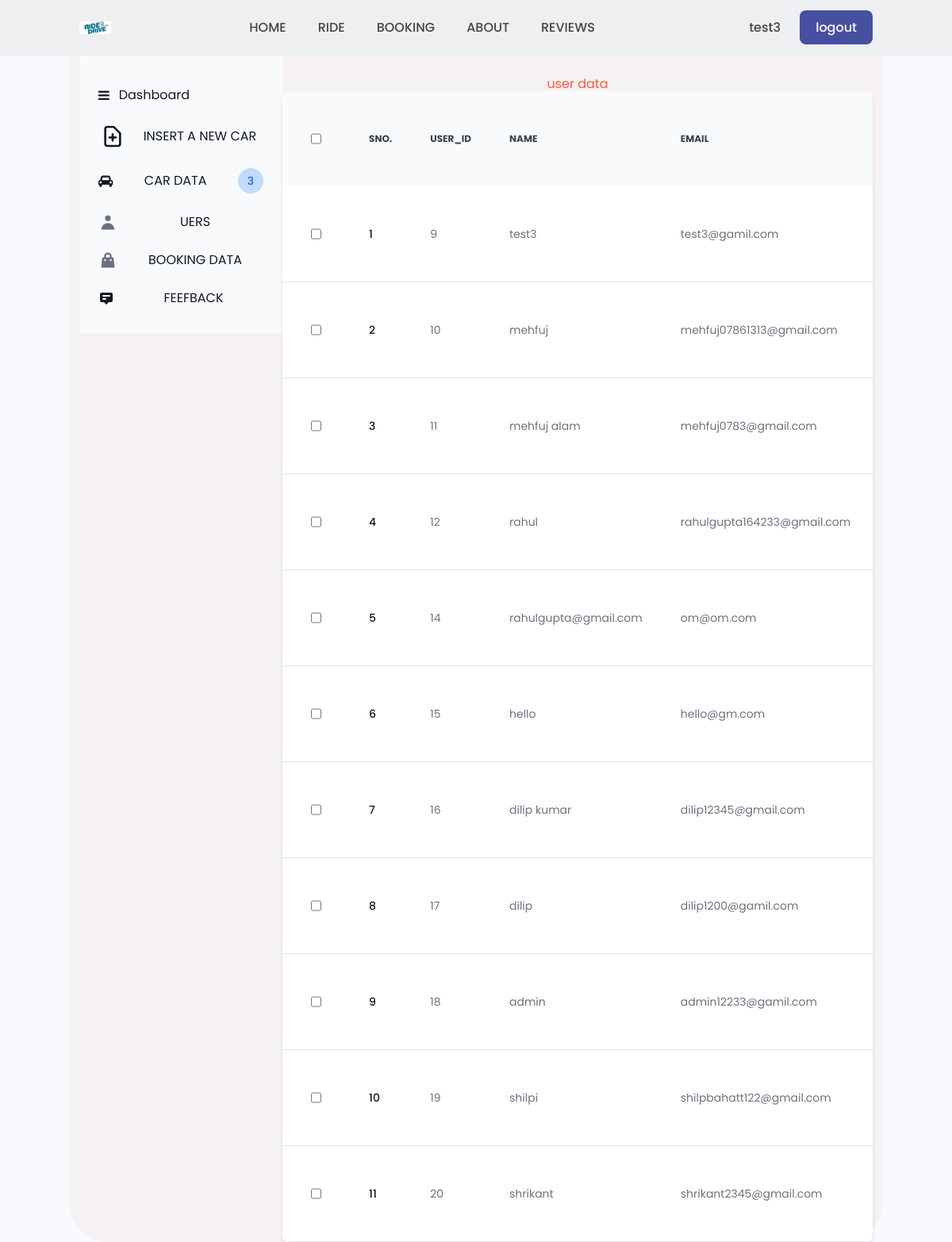
The page /admin/userdata.php (signed in) on the database its author committed.
### tables this page shows
CREATE TABLE `users` (
  `id` int(38) NOT NULL,
  `name` varchar(200) NOT NULL,
  `email` varchar(200) NOT NULL,
  `password` text NOT NULL
);

### admin/userdata.php (the view, shortened to what this page needs)
<!DOCTYPE html>
<html lang="en">
<head>
    <link href="https://cdn.jsdelivr.net/npm/bootstrap@5.0.2/dist/css/bootstrap.min.css" rel="stylesheet">
    <link  rel="stylesheet" href="style.css">
</head>
<body>
    <div class="container">
        <div class="row">
            <div class="col-md-3"><?php include('dashboard.php')?></div>
            <div class="col-md-9 mt-5 pt-5">
            <h1>user data</h1>
<div class="relative overflow-x-auto shadow-md sm:rounded-lg">
<table class="w-full text-sm text-left text-gray-500 dark:text-gray-400">
<thead class="text-xs text-gray-700 uppercase bg-gray-50 dark:bg-gray-700 dark:text-gray-400">
<tr>
<th scope="col" class="p-4">
<div class="flex items-center">
<input id="checkbox-all" type="checkbox" class="w-4 h-4 text-blue-600 bg-gray-100 border-gray-300 rounded focus:ring-blue-500 dark:focus:ring-blue-600 dark:ring-offset-gray-800 focus:ring-2 dark:bg-gray-700 dark:border-gray-600">
</div>
</th>
<th scope="col" class="px-6 py-3">
Sno.
</th>
<th scope="col" class="px-6 py-3">
user_id
</th>
<th scope="col" class="px-6 py-3">
name
</th>
<th scope="col" class="px-6 py-3">
email
</th>
<th class="text-center">
</th>
</tr>
</thead>
<tbody>
<?php
$sql = "SELECT * FROM users";
$res = mysqli_query($conn, $sql);
$i = 0;
while($rows = mysqli_fetch_assoc($res)){
    $i++;
?>
<tr class="bg-white border-b dark:bg-gray-800 dark:border-gray-700 hover:bg-gray-50 dark:hover:bg-gray-600">
<td class="w-4 p-4">
<div class="flex items-center">
<input id="checkbox-table-1" type="checkbox" class="w-4 h-4 text-blue-600 bg-gray-100 border-gray-300 rounded focus:ring-blue-500 dark:focus:ring-blue-600 dark:ring-offset-gray-800 focus:ring-2 dark:bg-gray-700 dark:border-gray-600">
</div>
</td>
<th scope="row" class="px-6 py-4 font-medium text-gray-900 dark:text-white whitespace-nowrap">
<?= $i ?>
</th>
<td class="px-6 py-4">
<?= $rows['id'] ?>
</td>
<td class="px-6 py-4">
<?= $rows['name'] ?>
</td>
<td class="px-6 py-4">
<?= $rows['email'] ?>
</td>
<td class="px-6 py-4 text-right">
</td>
</tr>
<?php
}
?>
</tbody>
</table>
</div>
		</div>
        </div>
    </div>
</body>
</html>

### admin/style.css (style rules this page uses)
body { background-color: rgb(248, 248, 255); margin: 0; padding: 0; text-decoration: rebeccapurple; text-align: center; font-family: 'Poppins', sans-serif; display: grid; }
:root { --main-color: #fe5b3d; --second-color: #ffac38; --text-color: #444; --gradient: linear-gradient(#fe5b3d, #ffac38); --btn-color:#474fa0; }
.container { justify-items: center; text-align: center; box-sizing: border-box; border-radius: 3rem; background-color:rgba(246, 241, 241, 0.863); width: 50%; outline: hidden; }
.container h1 { font-family: 'Poppins', sans-serif; color: #fe5b3d; }
.container input { font-family: 'Poppins', sans-serif; width: 100%; background-color:ghostwhite; border-radius: 2rem; margin: 12px; text-align: center; justify-content: center; height: 3rem; text-decoration: red; border: #fe5b3d; cursor: pointer; }

### style3.css (style rules this page uses)
:root { --main-color: #fe5b3d; --second-color: #ffac38; --text-color: #444; --gradient: linear-gradient(#fe5b3d, #ffac38); }
* { margin: 0; padding: 0; box-sizing: border-box; scroll-padding-top: 2rem; scroll-behavior: smooth; list-style: none; text-decoration: none; font-family: 'Poppins', sans-serif; }

### rows shown on the page
users: id "9", name "test3", email "test3@gamil.com"
users: id "10", name "mehfuj", email "mehfuj07861313@gmail.com"
users: id "11", name "mehfuj alam", email "mehfuj0783@gmail.com"
users: id "12", name "rahul", email "rahulgupta164233@gmail.com"
users: id "14", name "rahulgupta@gmail.com", email "om@om.com"
users: id "15", name "hello", email "hello@gm.com"
users: id "16", name "dilip kumar", email "dilip12345@gmail.com"
users: id "17", name "dilip", email "dilip1200@gamil.com"
users: id "18", name "admin", email "admin12233@gamil.com"
users: id "19", name "shilpi", email "shilpbahatt122@gmail.com"
users: id "20", name "shrikant", email "shrikant2345@gmail.com"

### other values the page prints
$_SESSION['name'] "test3"
